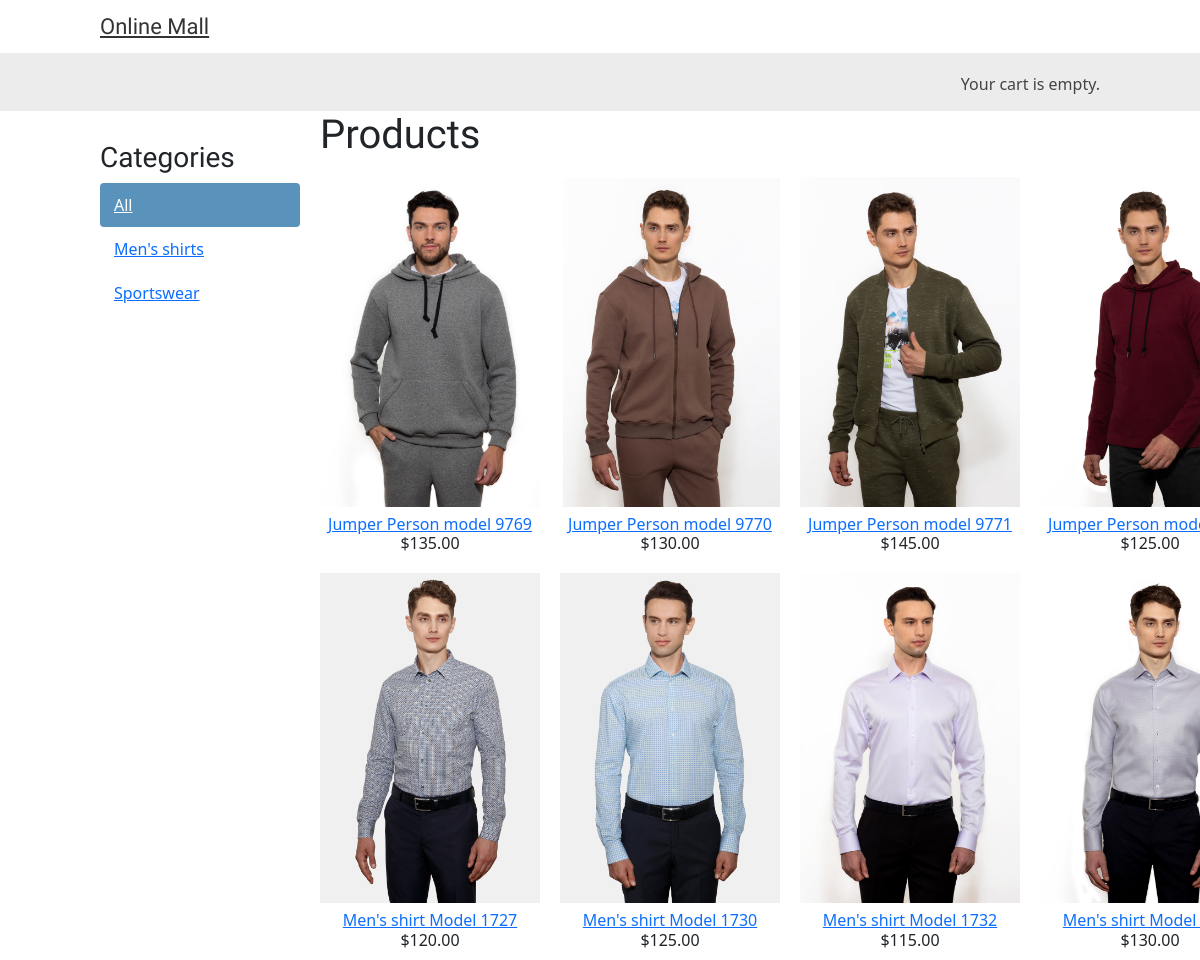
The page / on the database its author committed.
### shop/models.py (models this page shows, shortened)
class Category(models.Model):
    name = models.CharField(max_length=200, db_index=True)
    slug = models.SlugField(max_length=200, unique=True)
    class Meta:
        ordering = ('name',)
        verbose_name = 'category'
        verbose_name_plural = 'categories'
    def get_absolute_url(self):
        return reverse('shop:product_list_by_category', args=[self.slug])

class Product(models.Model):
    category = models.ForeignKey(Category, related_name='products', on_delete=models.CASCADE)
    name = models.CharField(max_length=200, db_index=True)
    slug = models.SlugField(max_length=200, db_index=True)
    image = models.ImageField(upload_to='products/%Y/%m/%d', blank=True)
    description = models.TextField(blank=True)
    price = models.DecimalField(max_digits=10, decimal_places=2)
    available = models.BooleanField(default=True)
    created = models.DateTimeField(auto_now_add=True)
    updated = models.DateTimeField(auto_now=True)
    class Meta:
        ordering = ('name',)
        index_together = (('id', 'slug'),)
    def get_absolute_url(self):
        return reverse('shop:product_detail', args=[self.id, self.slug])

### shop/views.py (the view)
# urls.py: path('', views.product_list, name='product_list'),
def product_list(request, category_slug=None):
    category = None
    categories = Category.objects.all()
    products = Product.objects.filter(available=True)
    if category_slug:
        category = get_object_or_404(Category, slug=category_slug)
        products = products.filter(category=category)
    return render(request, 'shop/product/list.html',
                  {'category': category,
                   'categories': categories,
                   'products': products})

### cart/cart.py (called while the page is built)
    def __len__(self):
        return sum(item['quantity'] for item in self.cart.values())

### cart/context_processors.py (called while the page is built)
def cart(request):
    return {'cart': Cart(request)}

### shop/templates/shop/product/list.html (shortened to what this page needs)
{% extends "shop/base.html" %}
{% load static %}
{% block content %}
    <div id="sidebar">
        <h3>Categories</h3>
        <ul>
            <li {% if not category %}class="selected"{% endif %}>
                <a href="{% url "shop:product_list" %}">All</a>
            </li>
            {% for c in categories %}
                <li >
                    <a href="{{ c.get_absolute_url }}">{{ c.name }}</a>
                </li>
            {% endfor %}
        </ul>
    </div>
    <div id="main" class="product-list">
        <h1>{% if category %}{{ category.name }}{% else %}Products
        {% endif %}</h1>
        {% for product in products %}
            <div class="item">
                <a href="{{ product.get_absolute_url }}">
                    <img src="{% if product.image %}{{ product.image.url }}{%else %}{% static "img/no_image.png" %}{% endif %}">
                </a>
                <a href="{{ product.get_absolute_url }}">{{ product.name }}</a>
                <br>
                ${{ product.price }}
            </div>
        {% endfor %}
    </div>
{% endblock %}

### shop/templates/shop/base.html (shortened to what this page needs)
{% load static %}
<!DOCTYPE html>
<html>
    <head>
        <link href="{% static "css/base.css" %}" rel="stylesheet">
        <link href="https://cdn.jsdelivr.net/npm/bootstrap@5.2.0-beta1/dist/css/bootstrap.min.css" rel="stylesheet"
>
    </head>
    <body>
        <div id="header">
            <a href="/" class="logo">Online Mall</a>
        </div>
        <div id="subheader">
            <div class="cart">
                {% with total_items=cart|length %}
                    {% if cart|length > 0 %}
                        Your cart:
                        <a href="{% url "cart:cart_detail" %}">
                            {{ total_items }} item{{ total_items|pluralize }},
                            ${{ cart.get_total_price }}
                        </a>
                    {% else %}
                        Your cart is empty.
                    {% endif %}
                {% endwith %}
            </div>
        </div>
        <div id="content">
            {% block content %}{% endblock %}
        </div>
    </body>
</html>

### shop/static/css/base.css (style rules this page uses)
body { margin:0; padding:0; font-family:helvetica, sans-serif; }
h1, h2, h3, h4, h5 , h6 { font-family: 'Ubuntu', sans-serif; font-weight:normal; }
a { text-decoration:none; color:#5993bb; }
#header { padding:10px 100px; font-size:18px; overflow:auto; }
#subheader { background:#ececec; color:#444; padding:15px 100px; overflow:auto; }
#header .logo { font-family: 'Ubuntu', sans-serif; float:left; color:#333; font-size:22px; margin-right:10%; }
#subheader .cart { float:right; padding-top:4px; }
#content { padding:0 100px; overflow:hidden; }
#sidebar { width:220px; padding:30px 20px 0 0; float:left; }
#sidebar ul { margin:0; padding:0; }
#sidebar ul li { margin:0; list-style:none; padding:10px 14px; }
#sidebar ul li a { display:block; }
#sidebar ul li.selected { background:#5993bb; border-radius:4px; }
#sidebar ul li.selected a { color:#fff; }
#main { float:left; width: 96%; margin-right:-220px; overflow:hidden; }
.product-list .item { width:25%; padding:10px 20px 10px 0; float:left; text-align:center; line-height:1.2; }
.product-list .item img { width:100%; margin-bottom:8px; }

### rows shown on the page
Category: name "Men's shirts"
Category: name "Sportswear"
Product: image (picture), name "Jumper Person model 9769", price "135.00"
Product: image (picture), name "Jumper Person model 9770", price "130.00"
Product: image (picture), name "Jumper Person model 9771", price "145.00"
Product: image (picture), name "Jumper Person…", price "125.00"
Product: image (picture), name "Men's shirt Model 1727", price "120.00"
Product: image (picture), name "Men's shirt Model 1730", price "125.00"
Product: image (picture), name "Men's shirt Model 1732", price "115.00"
Product: image (picture), name "Men's shirt Model…", price "130.00"
